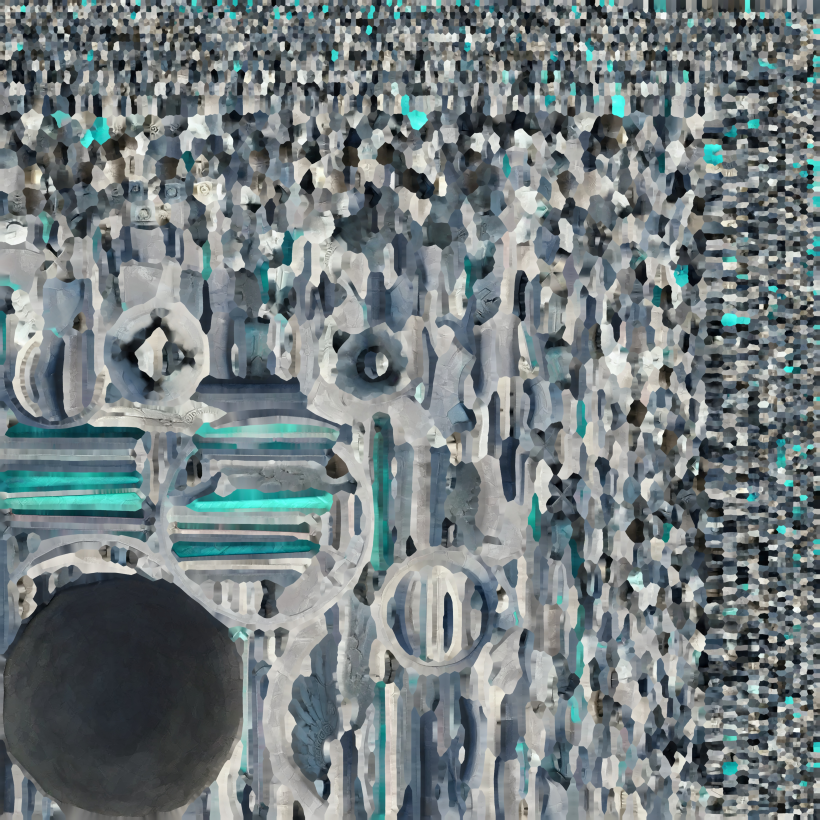
#> input picture examples/windrise/assets/shrine/anemo-statue_0.jpg, 4096 x 4096 px (shown at 1/5 size)
$ python prepare-runtime-textures.py
#> lines starting #> are read from the running program, lines starting #| are printed output that depends on the picture
"""Build the scene's texture sizes from the imported full-resolution artwork."""
from pathlib import Path

import numpy as np
from PIL import Image


assets = Path(__file__).resolve().parents[1] / "assets"
for source, target, size in (
    ("shrine/anemo-statue_0.jpg", "shrine/windrise-stone.jpg", 1024),
    ("character/lumine-final_2.jpg", "character/lumine-field.jpg", 2048),
):
    with Image.open(assets / source) as image:
#> image is the input picture: PIL image 4096x4096 RGB; mean R, G, B 115.9, 126, 127.8
        image.thumbnail((size, size), Image.Resampling.LANCZOS)
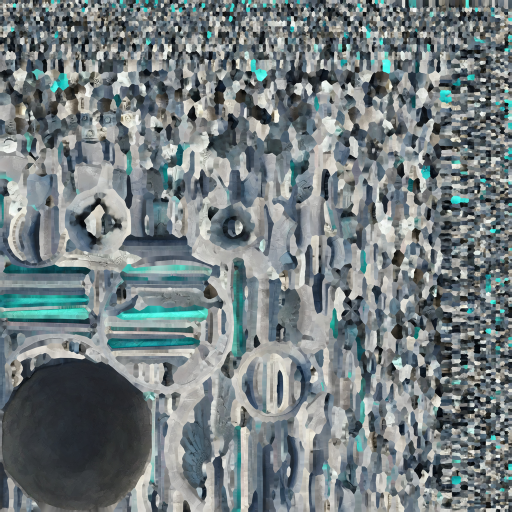
#> image: PIL image 1024x1024 RGB (shown at 1/2 size); mean R, G, B 116, 126.1, 127.9
        image.convert("RGB").save(assets / target, quality=95, subsampling=0, optimize=True)

# Average the tangent-space normals as vectors and restore their unit length.
with Image.open(assets / "shrine/anemo-statue_2.png") as image:
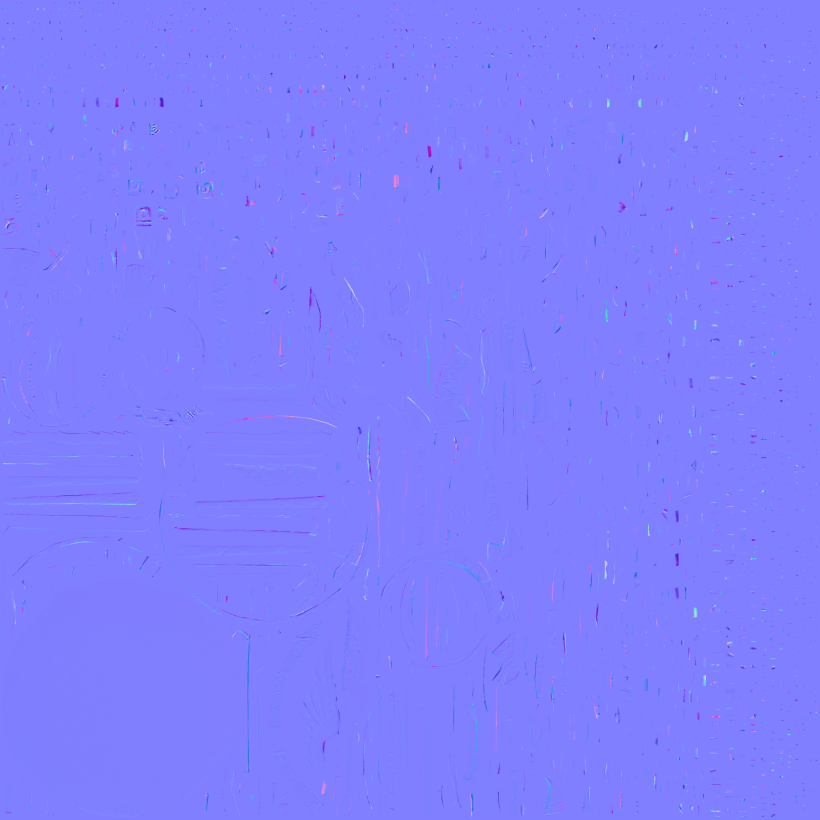
#> input picture examples/windrise/assets/shrine/anemo-statue_2.png, 4096 x 4096 px (shown at 1/5 size)
#> image is the input picture: PIL image 4096x4096 RGB; mean R, G, B 127, 127, 254.4
    image = image.convert("RGB").resize((1024, 1024), Image.Resampling.BOX)
#> image: PIL image 1024x1024 RGB
    normals = np.asarray(image).astype(np.float32) / 127.5 - 1
    normals /= np.maximum(np.linalg.norm(normals, axis=2, keepdims=True), 1e-6)
    pixels = np.rint(np.clip(normals * 127.5 + 127.5, 0, 255)).astype(np.uint8)
    Image.fromarray(pixels).save(assets / "shrine/windrise-normal.png", optimize=True)
